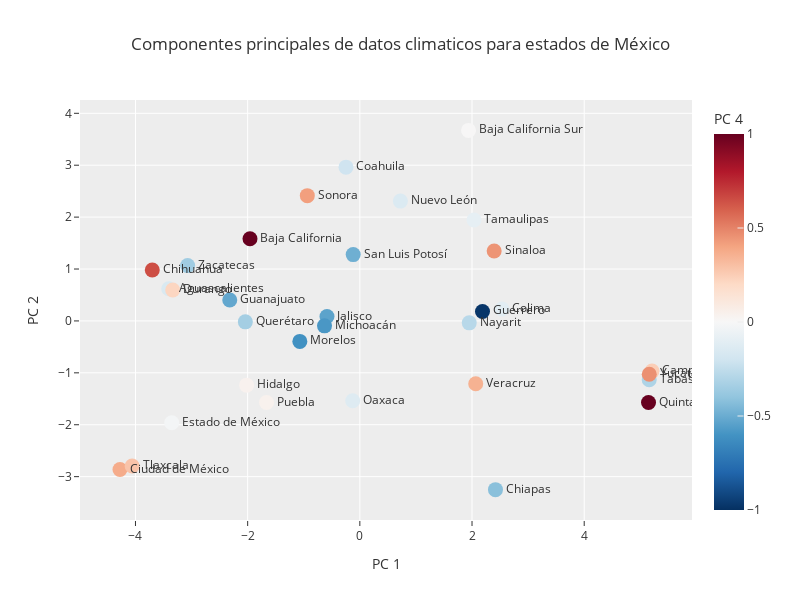

The code cell stored with this chart in its notebook:
### Code cell
df = pd.DataFrame(
    pipe.transform(df_estatal_agrupado[columnas_numericas].values),
    columns= [f'PC {x}' for x in range(1,n_components+1)],
    index= df_estatal_agrupado.Estado    
)

fig = px.scatter(
    df, 
    x='PC 1', y='PC 2', color='PC 4',
    text=df.index,
    title="Componentes principales de datos climaticos para estados de México",
    color_continuous_scale=px.colors.diverging.RdBu[::-1],
    range_color=[-1, 1]
)

fig.update_traces(marker=dict(size=15),
                  textposition='middle right',
                  )
fig.update_layout(autosize=False, width=800, height=600)

fig.show()

### Figure 1 — Plotly figure (JSON) as saved in the notebook; plotly's stock layout.template omitted (floating-point values rounded to 4 significant figures)
{"data": [{"hovertemplate": "PC 1=%{x}<br>PC 2=%{y}<br>Estado=%{text}<br>PC 4=%{marker.color}<extra></extra>", "legendgroup": "", "marker": {"color": [-0.1574, 1.735, 0.004315, 0.2476, -0.4197, 0.6507, 0.3751, -0.204, -0.1088, 0.2182, -0.01887, -0.52, -0.9773, 0.0393, -0.5374, -0.5826, -0.6089, -0.2806, -0.1498, -0.1311, 0.04245, -0.3414, 1.008, -0.4893, 0.4481, 0.4164, -0.3123, -0.09097, 0.2879, 0.3529, 0.462, -0.3569], "coloraxis": "coloraxis", "size": 15, "symbol": "circle"}, "mode": "markers+text", "name": "", "orientation": "v", "showlegend": false, "text": ["Aguascalientes", "Baja California", "Baja California Sur", "Campeche", "Chiapas", "Chihuahua", "Ciudad de México", "Coahuila", "Colima", "Durango", "Estado de México", "Guanajuato", "Guerrero", "Hidalgo", "Jalisco", "Michoacán", "Morelos", "Nayarit", "Nuevo León", "Oaxaca", "Puebla", "Querétaro", "Quintana Roo", "San Luis Potosí", "Sinaloa", "Sonora", "Tabasco", "Tamaulipas", "Tlaxcala", "Veracruz", "Yucatán", "Zacatecas"], "textposition": "middle right", "type": "scatter", "x": [-3.407, -1.959, 1.938, 5.209, 2.418, -3.701, -4.276, -0.2473, 2.537, -3.337, -3.354, -2.319, 2.187, -2.019, -0.5857, -0.63, -1.07, 1.95, 0.7229, -0.1275, -1.664, -2.041, 5.147, -0.1184, 2.395, -0.9365, 5.159, 2.035, -4.059, 2.066, 5.16, -3.071], "xaxis": "x", "y": [0.619, 1.584, 3.671, -0.9664, -3.25, 0.98, -2.863, 2.962, 0.2296, 0.5962, -1.961, 0.4041, 0.1827, -1.237, 0.08465, -0.09505, -0.394, -0.03736, 2.309, -1.538, -1.572, -0.01729, -1.572, 1.278, 1.347, 2.414, -1.133, 1.943, -2.795, -1.211, -1.027, 1.066], "yaxis": "y"}], "layout": {"autosize": false, "coloraxis": {"cmax": 1, "cmin": -1, "colorbar": {"title": {"text": "PC 4"}}, "colorscale": [[0, "rgb(5,48,97)"], [0.1, "rgb(33,102,172)"], [0.2, "rgb(67,147,195)"], [0.3, "rgb(146,197,222)"], [0.4, "rgb(209,229,240)"], [0.5, "rgb(247,247,247)"], [0.6, "rgb(253,219,199)"], [0.7, "rgb(244,165,130)"], [0.8, "rgb(214,96,77)"], [0.9, "rgb(178,24,43)"], [1, "rgb(103,0,31)"]]}, "height": 600, "legend": {"tracegroupgap": 0}, "title": {"text": "Componentes principales de datos climaticos para estados de México"}, "width": 800, "xaxis": {"anchor": "y", "domain": [0, 1], "title": {"text": "PC 1"}}, "yaxis": {"anchor": "x", "domain": [0, 1], "title": {"text": "PC 2"}}}}
